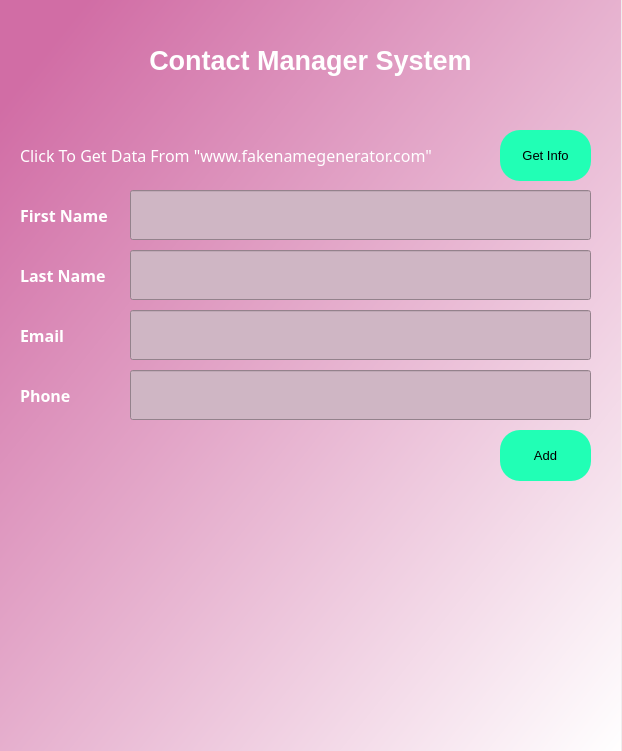
<?xml version="1.0" encoding="UTF-8"?>
<ui version="4.0">
 <class>DialogWeb</class>
 <widget class="QDialog" name="DialogWeb">
  <property name="geometry">
   <rect>
    <x>0</x>
    <y>0</y>
    <width>622</width>
    <height>751</height>
   </rect>
  </property>
  <property name="windowTitle">
   <string>Web Contact</string>
  </property>
  <widget class="QWidget" name="widget" native="true">
   <property name="geometry">
    <rect>
     <x>0</x>
     <y>0</y>
     <width>621</width>
     <height>751</height>
    </rect>
   </property>
   <property name="styleSheet">
    <string notr="true">QWidget#widget{
background-color:qlineargradient(spread:pad, x1:0.0524476, y1:0.0909091, x2:1, y2:1, stop:0 rgba(209, 109, 165, 255), stop:1 rgba(255, 255, 255, 255))}</string>
   </property>
   <widget class="QLabel" name="label">
    <property name="geometry">
     <rect>
      <x>20</x>
      <y>30</y>
      <width>581</width>
      <height>61</height>
     </rect>
    </property>
    <property name="font">
     <font>
      <family>MS Shell Dlg 2</family>
      <pointsize>20</pointsize>
      <weight>75</weight>
      <italic>false</italic>
      <bold>true</bold>
      <underline>false</underline>
      <strikeout>false</strikeout>
      <kerning>true</kerning>
     </font>
    </property>
    <property name="styleSheet">
     <string notr="true">color:white;</string>
    </property>
    <property name="text">
     <string>Contact Manager System</string>
    </property>
    <property name="alignment">
     <set>Qt::AlignCenter</set>
    </property>
   </widget>
   <widget class="QLabel" name="label_6">
    <property name="geometry">
     <rect>
      <x>20</x>
      <y>370</y>
      <width>101</width>
      <height>50</height>
     </rect>
    </property>
    <property name="font">
     <font>
      <family>B Nazanin</family>
      <pointsize>12</pointsize>
      <weight>75</weight>
      <italic>false</italic>
      <bold>true</bold>
     </font>
    </property>
    <property name="styleSheet">
     <string notr="true">color:white</string>
    </property>
    <property name="text">
     <string>Phone</string>
    </property>
    <property name="alignment">
     <set>Qt::AlignLeading|Qt::AlignLeft|Qt::AlignVCenter</set>
    </property>
   </widget>
   <widget class="QLineEdit" name="lineEditFirst">
    <property name="geometry">
     <rect>
      <x>130</x>
      <y>190</y>
      <width>461</width>
      <height>50</height>
     </rect>
    </property>
    <property name="font">
     <font>
      <pointsize>10</pointsize>
     </font>
    </property>
    <property name="styleSheet">
     <string notr="true">background-color: rgb(207, 182, 196);color:#004242</string>
    </property>
    <property name="text">
     <string/>
    </property>
    <property name="clearButtonEnabled">
     <bool>true</bool>
    </property>
   </widget>
   <widget class="QPushButton" name="pushButtonWebAdd">
    <property name="geometry">
     <rect>
      <x>500</x>
      <y>430</y>
      <width>91</width>
      <height>51</height>
     </rect>
    </property>
    <property name="font">
     <font>
      <family>MS Shell Dlg 2</family>
      <pointsize>10</pointsize>
     </font>
    </property>
    <property name="cursor">
     <cursorShape>PointingHandCursor</cursorShape>
    </property>
    <property name="styleSheet">
     <string notr="true">border-radius:20px;
background-color: rgb(33, 255, 181);</string>
    </property>
    <property name="text">
     <string>Add</string>
    </property>
    <property name="checkable">
     <bool>false</bool>
    </property>
    <property name="autoDefault">
     <bool>false</bool>
    </property>
    <property name="default">
     <bool>false</bool>
    </property>
    <property name="flat">
     <bool>false</bool>
    </property>
   </widget>
   <widget class="QLineEdit" name="lineEditLast">
    <property name="geometry">
     <rect>
      <x>130</x>
      <y>250</y>
      <width>461</width>
      <height>50</height>
     </rect>
    </property>
    <property name="font">
     <font>
      <pointsize>10</pointsize>
     </font>
    </property>
    <property name="styleSheet">
     <string notr="true">background-color: rgb(207, 182, 196);color:#004242</string>
    </property>
    <property name="text">
     <string/>
    </property>
    <property name="clearButtonEnabled">
     <bool>true</bool>
    </property>
   </widget>
   <widget class="QLineEdit" name="lineEditEmail">
    <property name="geometry">
     <rect>
      <x>130</x>
      <y>310</y>
      <width>461</width>
      <height>50</height>
     </rect>
    </property>
    <property name="font">
     <font>
      <pointsize>10</pointsize>
     </font>
    </property>
    <property name="styleSheet">
     <string notr="true">background-color: rgb(207, 182, 196);color:#004242</string>
    </property>
    <property name="text">
     <string/>
    </property>
    <property name="clearButtonEnabled">
     <bool>true</bool>
    </property>
   </widget>
   <widget class="QLineEdit" name="lineEditPhone">
    <property name="geometry">
     <rect>
      <x>130</x>
      <y>370</y>
      <width>461</width>
      <height>50</height>
     </rect>
    </property>
    <property name="font">
     <font>
      <pointsize>10</pointsize>
     </font>
    </property>
    <property name="styleSheet">
     <string notr="true">background-color: rgb(207, 182, 196);color:#004242</string>
    </property>
    <property name="text">
     <string/>
    </property>
    <property name="clearButtonEnabled">
     <bool>true</bool>
    </property>
   </widget>
   <widget class="QLabel" name="label_5">
    <property name="geometry">
     <rect>
      <x>20</x>
      <y>310</y>
      <width>101</width>
      <height>50</height>
     </rect>
    </property>
    <property name="font">
     <font>
      <family>B Nazanin</family>
      <pointsize>12</pointsize>
      <weight>75</weight>
      <italic>false</italic>
      <bold>true</bold>
     </font>
    </property>
    <property name="styleSheet">
     <string notr="true">color:white</string>
    </property>
    <property name="text">
     <string>Email</string>
    </property>
    <property name="alignment">
     <set>Qt::AlignLeading|Qt::AlignLeft|Qt::AlignVCenter</set>
    </property>
   </widget>
   <widget class="QLabel" name="label_3">
    <property name="geometry">
     <rect>
      <x>20</x>
      <y>190</y>
      <width>101</width>
      <height>50</height>
     </rect>
    </property>
    <property name="font">
     <font>
      <family>B Nazanin</family>
      <pointsize>12</pointsize>
      <weight>75</weight>
      <italic>false</italic>
      <bold>true</bold>
     </font>
    </property>
    <property name="styleSheet">
     <string notr="true">color:white</string>
    </property>
    <property name="text">
     <string>First Name</string>
    </property>
    <property name="alignment">
     <set>Qt::AlignLeading|Qt::AlignLeft|Qt::AlignVCenter</set>
    </property>
   </widget>
   <widget class="QLabel" name="label_4">
    <property name="geometry">
     <rect>
      <x>20</x>
      <y>250</y>
      <width>101</width>
      <height>50</height>
     </rect>
    </property>
    <property name="font">
     <font>
      <family>B Nazanin</family>
      <pointsize>12</pointsize>
      <weight>75</weight>
      <italic>false</italic>
      <bold>true</bold>
     </font>
    </property>
    <property name="styleSheet">
     <string notr="true">color:white</string>
    </property>
    <property name="text">
     <string>Last Name</string>
    </property>
    <property name="alignment">
     <set>Qt::AlignLeading|Qt::AlignLeft|Qt::AlignVCenter</set>
    </property>
   </widget>
   <widget class="QPushButton" name="pushButtonWebGet">
    <property name="geometry">
     <rect>
      <x>500</x>
      <y>130</y>
      <width>91</width>
      <height>51</height>
     </rect>
    </property>
    <property name="font">
     <font>
      <family>MS Shell Dlg 2</family>
      <pointsize>10</pointsize>
     </font>
    </property>
    <property name="cursor">
     <cursorShape>PointingHandCursor</cursorShape>
    </property>
    <property name="styleSheet">
     <string notr="true">border-radius:20px;
background-color: rgb(33, 255, 181);</string>
    </property>
    <property name="text">
     <string>Get Info</string>
    </property>
    <property name="checkable">
     <bool>false</bool>
    </property>
    <property name="autoDefault">
     <bool>false</bool>
    </property>
    <property name="default">
     <bool>false</bool>
    </property>
    <property name="flat">
     <bool>false</bool>
    </property>
   </widget>
   <widget class="QLabel" name="label_2">
    <property name="geometry">
     <rect>
      <x>20</x>
      <y>130</y>
      <width>471</width>
      <height>51</height>
     </rect>
    </property>
    <property name="font">
     <font>
      <family>B Nazanin</family>
      <pointsize>12</pointsize>
      <weight>50</weight>
      <italic>false</italic>
      <bold>false</bold>
     </font>
    </property>
    <property name="styleSheet">
     <string notr="true">color:white;font: 12pt &quot;B Nazanin&quot;;</string>
    </property>
    <property name="text">
     <string>Click To Get Data From &quot;www.fakenamegenerator.com&quot;</string>
    </property>
    <property name="alignment">
     <set>Qt::AlignLeading|Qt::AlignLeft|Qt::AlignVCenter</set>
    </property>
   </widget>
   <widget class="QLabel" name="label_error">
    <property name="geometry">
     <rect>
      <x>10</x>
      <y>720</y>
      <width>601</width>
      <height>31</height>
     </rect>
    </property>
    <property name="font">
     <font>
      <family>B Nazanin</family>
      <pointsize>10</pointsize>
      <weight>75</weight>
      <italic>false</italic>
      <bold>true</bold>
     </font>
    </property>
    <property name="styleSheet">
     <string notr="true">color:rgb(170, 0, 0)</string>
    </property>
    <property name="text">
     <string/>
    </property>
    <property name="alignment">
     <set>Qt::AlignLeading|Qt::AlignLeft|Qt::AlignVCenter</set>
    </property>
   </widget>
  </widget>
 </widget>
 <resources/>
 <connections/>
</ui>
